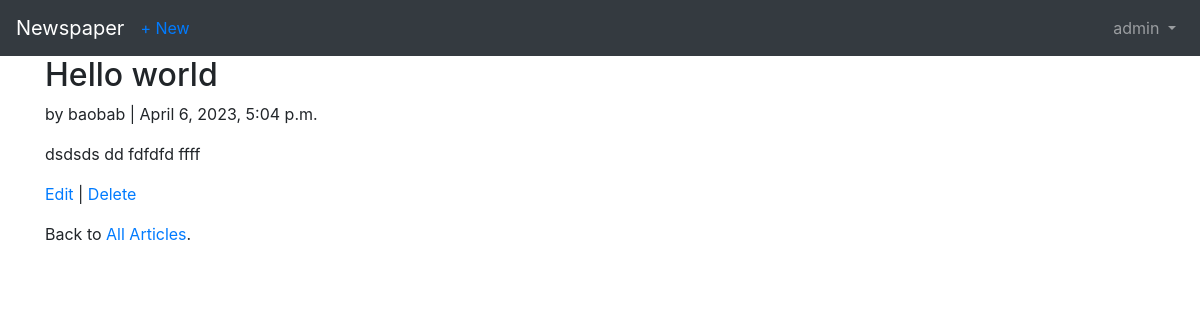
The app's page /articles/1/ (signed in) with its own data.
### accounts/models.py (models this page shows)
class CustomUser(AbstractUser):
	age = models.PositiveIntegerField(null=True, blank=True)

### articles/models.py (models this page shows, shortened)
class Article(models.Model):
	title = models.CharField(max_length=255)
	body = models.TextField()
	date = models.DateTimeField(auto_now_add=True)
	author = models.ForeignKey(
		get_user_model(),
		on_delete=models.CASCADE,
	)

### articles/views.py (the view)
# urls.py: path('<int:pk>/', ArticleDetailView.as_view(), name='article_detail'),
class ArticleDetailView(LoginRequiredMixin, DetailView):
	model = Article
	template_name = 'articles/article_detail.html'

### templates/articles/article_detail.html
{% extends 'base.html' %}
{% block content %}
	<div class="article-entry">
		<h2>{{ object.title }}</h2>
		<p>by {{ object.author }} | {{ object.date }}</p>
		<p>{{ object.body }}</p>
	</div>
	<p><a href="{% url 'article_edit' article.pk %}">Edit</a> |
		<a href="{% url 'article_delete' article.pk %}">Delete</a></p>
	<p>Back to <a href="{% url 'article_list' %}">All Articles</a>.</p>
{% endblock content %}

### templates/base.html (shortened to what this page needs)
<!DOCTYPE html>
<html>
<head>
	<link rel="stylesheet" href="https://cdn.jsdelivr.net/npm/bootstrap@4.5.3/dist/css/bootstrap.min.css">
</head>
<body>
	<nav class="navbar navbar-expand-lg navbar-dark bg-dark">
		<a class="navbar-brand" href="{% url 'home' %}">Newspaper</a>
		{% if user.is_authenticated %}
			<ul class="navbar-nav mr-auto">
				<li class="nav-item">
					<a href="{% url 'article_new' %}">+ New</a>
				</li>
			</ul>
		{% endif %}
		<div class="collapse navbar-collapse" id="navbarSupportedContent">
			{% if user.is_authenticated %}
				<ul class="navbar-nav ml-auto">
					<li class="nav-item">
						<a class="nav-link dropdown-toggle" href="#"
						id="navbarDropdown" role="button" data-toggle="dropdown"
						aria-haspopup="true" aria-expanded="false">
							{{ user.username }}
						</a>
					</li>
				</ul>
			{% endif %}
		</div>
	</nav>
	<main>
		<div class="container">
		{% block content %}
		{% endblock content %}
		</div>
	</main>
</body>
</html>

### records on screen
CustomUser: username "admin"
Article: title "Hello world", author "baobab", date "April 6, 2023, 5:04 p.m.", body "dsdsds dd fdfdfd ffff"
